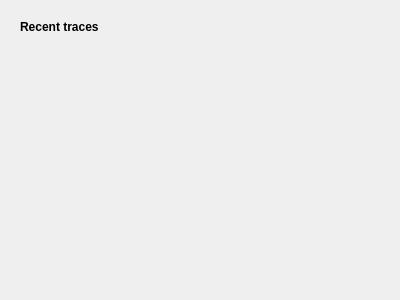
<?xml version="1.0" encoding="UTF-8"?>
<ui version="4.0">
 <class>RecentTracesPane</class>
 <widget class="QWidget" name="recent_traces_pane_">
  <property name="geometry">
   <rect>
    <x>0</x>
    <y>0</y>
    <width>400</width>
    <height>300</height>
   </rect>
  </property>
  <layout class="QVBoxLayout" name="root_widget_layout_">
   <item>
    <widget class="QScrollArea" name="main_scroll_area_">
     <property name="frameShape">
      <enum>QFrame::NoFrame</enum>
     </property>
     <property name="frameShadow">
      <enum>QFrame::Plain</enum>
     </property>
     <property name="widgetResizable">
      <bool>true</bool>
     </property>
     <widget class="QWidget" name="main_content_">
      <property name="geometry">
       <rect>
        <x>0</x>
        <y>0</y>
        <width>382</width>
        <height>282</height>
       </rect>
      </property>
      <layout class="QVBoxLayout" name="main_layout_">
       <item>
        <widget class="ScaledLabel" name="label_">
         <property name="sizePolicy">
          <sizepolicy hsizetype="Minimum" vsizetype="Fixed">
           <horstretch>0</horstretch>
           <verstretch>0</verstretch>
          </sizepolicy>
         </property>
         <property name="font">
          <font>
           <weight>75</weight>
           <bold>true</bold>
          </font>
         </property>
         <property name="text">
          <string>Recent traces</string>
         </property>
        </widget>
       </item>
       <item>
        <spacer name="vertical_spacer_">
         <property name="orientation">
          <enum>Qt::Vertical</enum>
         </property>
         <property name="sizeHint" stdset="0">
          <size>
           <width>20</width>
           <height>40</height>
          </size>
         </property>
        </spacer>
       </item>
      </layout>
     </widget>
    </widget>
   </item>
  </layout>
 </widget>
 <customwidgets>
  <customwidget>
   <class>ScaledLabel</class>
   <extends>QLabel</extends>
   <header>qt_common/custom_widgets/scaled_label.h</header>
  </customwidget>
 </customwidgets>
 <resources>
  <include location="resources.qrc"/>
 </resources>
 <connections/>
</ui>
